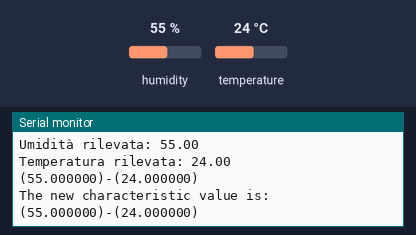
A program run on a simulated ESP32. On the bench: the last lines printed to the serial monitor. The inputs (shaded band) are chosen by the test bench; at power-on: humidity 55 %, temperature 24 °C. Nothing arrives over Bluetooth unless stated; a phone connects over Bluetooth LE 3 s after start.

Above: at 10.8 s.
10.9 s: humidity set to 22 %
At 15.7 s:
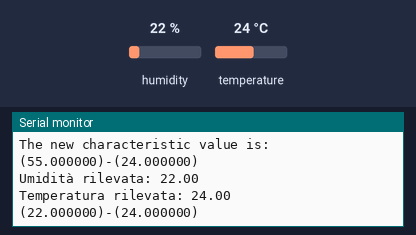
18.4 s: temperature set to 12 °C
At 20.7 s:
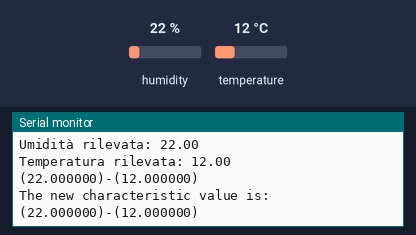
25.9 s: humidity set to 40 %
At 29.0 s:
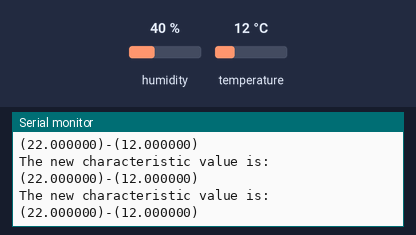
Timing chart, 0 to 30.5 s (numbered marks = the images above; inputs shaded):
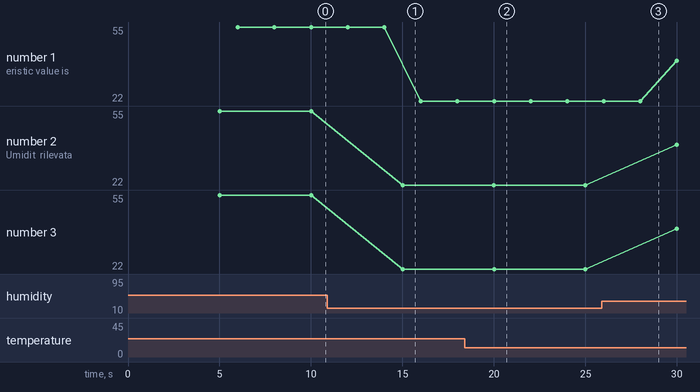

Measured:
- after the input at 10.9 s, the serial monitor: prints a new line after 4.1 s (image 1)
- after the input at 18.4 s, the serial monitor: prints a new line after 1.6 s (image 2)
- plotted number 1: 55 → 22 after the input at 10.9 s, 22 → 40 after the input at 25.9 s
- plotted number 2: 55 → 22 after the input at 10.9 s, 22 → 40 after the input at 25.9 s
- plotted number 3: 55 → 22 after the input at 10.9 s, 22 → 40 after the input at 25.9 s

The program:

main.cpp
```cpp
#include <BLEDevice.h>
#include <BLEUtils.h>
#include <BLEServer.h>
#include <DHT.h>
#include <Arduino.h>

// See the following for generating UUIDs:
// https://www.uuidgenerator.net/

#define SERVICE_UUID        "3778499a-3453-11ed-a261-0242ac120002"
#define CHARACTERISTIC_UUID "37785020-3453-11ed-a261-0242ac120002"


#define DHTTYPE DHT22   //Tipo di sensore che stiamo utilizzando (DHT22)
#define DHTPIN 4   //Pin a cui è connesso il sensore

#define REFRESH 5000 // Intervallo di tempo tra un refresh e l'altro
#define DELAY 2000 // Intervallo di tempo tra un refresh e l'altro

DHT dht(DHTPIN, DHTTYPE); //Inizializza oggetto chiamato "dht", parametri: pin a cui è connesso il sensore, tipo di dht 11/22

unsigned long myTime; //Variabile per salvare il tempo passato dall'inzinio dell'esecuzione del programma

float hum = 0;  //Variabile in cui verrà inserita la % di umidità
float newHum = 0;
float averageHum = 0;

float temp = 0; //Variabile in cui verrà inserita la temperatura
float newTemp = 0;
float averageTemp = 0;

int detectionCount = 0;

BLEServer *pServer;
BLEService *pService;
BLECharacteristic *pCharacteristic;
BLEAdvertising *pAdvertising;


void setup()
{
  Serial.begin(115200);
  dht.begin();
  Serial.println("Starting BLE Server!");

  BLEDevice::init("ESP32-DHTServer");
  pServer = BLEDevice::createServer();
  pService = pServer->createService(SERVICE_UUID);
  pCharacteristic = pService->createCharacteristic(
                                         CHARACTERISTIC_UUID,
                                         BLECharacteristic::PROPERTY_READ |
                                         BLECharacteristic::PROPERTY_WRITE
                                       );


  pCharacteristic->setValue("DHTValue");
  pService->start();
  pAdvertising = pServer->getAdvertising();
  pAdvertising->addServiceUUID(SERVICE_UUID);
  pAdvertising->setScanResponse(true);
  pAdvertising->setMinPreferred(0x06);  // functions that help with iPhone connections issue
  pAdvertising->setMinPreferred(0x12);
  pAdvertising->start();
  Serial.println("Characteristic defined! Now you can read it in the Client!");
}

void loop()
{
  myTime = millis();

  if (myTime%REFRESH == 0) { //Se il tempo passato dall'inizio dell'esecuzione del programma è multiplo di REFRESH
    newHum = dht.readHumidity();
    newTemp = dht.readTemperature();
    Serial.print("Umidità rilevata: ");
    Serial.println(newHum);
    Serial.print("Temperatura rilevata: ");
    Serial.println(newTemp);
    detectionCount += 1;
    hum += newHum;
    temp += newTemp;
    averageHum = hum / detectionCount;
    averageTemp = temp / detectionCount;
    std::string humString = std::to_string(averageHum);
    std::string tempString = std::to_string(averageTemp);
    std::string res = "(" + humString + ")-(" + tempString + ")";
    pCharacteristic->setValue(res);
    Serial.println(res.c_str());
  }

  if (myTime%DELAY == 0) { //Se il tempo passato dall'inizio dell'esecuzione del programma è multiplo di REFRESH
    if(pServer->getConnectedCount() == 0){
      //Serial.println("Nessun dispositivo connesso inizio l'advertising");
      pAdvertising->start();
    }else{
      //pCharacteristic->setValue(std::to_string(averageLight));
      hum = 0;
      temp = 0;
      detectionCount = 0;
      std::string value = pCharacteristic->getValue();
      Serial.print("The new characteristic value is: ");
      Serial.println(value.c_str());
    }
  }
}
```
